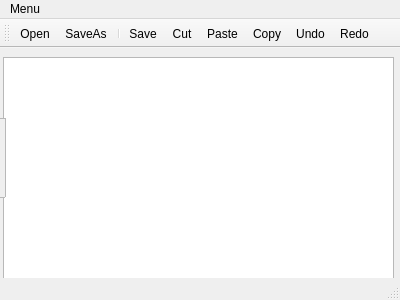
<?xml version="1.0" encoding="UTF-8"?>
<ui version="4.0">
 <class>MainWindow</class>
 <widget class="QMainWindow" name="MainWindow">
  <property name="geometry">
   <rect>
    <x>0</x>
    <y>0</y>
    <width>400</width>
    <height>300</height>
   </rect>
  </property>
  <property name="windowTitle">
   <string>MainWindow</string>
  </property>
  <widget class="QWidget" name="centralWidget">
   <widget class="QTextEdit" name="textEdit">
    <property name="geometry">
     <rect>
      <x>3</x>
      <y>9</y>
      <width>391</width>
      <height>261</height>
     </rect>
    </property>
   </widget>
   <widget class="QScrollArea" name="scrollArea">
    <property name="geometry">
     <rect>
      <x>-10</x>
      <y>70</y>
      <width>16</width>
      <height>80</height>
     </rect>
    </property>
    <property name="widgetResizable">
     <bool>true</bool>
    </property>
    <widget class="QWidget" name="scrollAreaWidgetContents">
     <property name="geometry">
      <rect>
       <x>0</x>
       <y>0</y>
       <width>16</width>
       <height>64</height>
      </rect>
     </property>
    </widget>
   </widget>
  </widget>
  <widget class="QMenuBar" name="menuBar">
   <property name="geometry">
    <rect>
     <x>0</x>
     <y>0</y>
     <width>400</width>
     <height>20</height>
    </rect>
   </property>
   <widget class="QMenu" name="menuMenu">
    <property name="title">
     <string>Menu</string>
    </property>
    <addaction name="separator"/>
    <addaction name="separator"/>
    <addaction name="separator"/>
    <addaction name="actionSave"/>
    <addaction name="actionOpen"/>
    <addaction name="actionCut"/>
    <addaction name="actionCopy"/>
    <addaction name="actionPaste"/>
    <addaction name="actionUndo"/>
    <addaction name="actionRedo"/>
   </widget>
   <addaction name="menuMenu"/>
  </widget>
  <widget class="QToolBar" name="mainToolBar">
   <attribute name="toolBarArea">
    <enum>TopToolBarArea</enum>
   </attribute>
   <attribute name="toolBarBreak">
    <bool>false</bool>
   </attribute>
   <addaction name="actionOpen"/>
   <addaction name="actionSaveAs"/>
   <addaction name="separator"/>
   <addaction name="actionSave"/>
   <addaction name="actionCut"/>
   <addaction name="actionPaste"/>
   <addaction name="actionCopy"/>
   <addaction name="actionUndo"/>
   <addaction name="actionRedo"/>
  </widget>
  <widget class="QStatusBar" name="statusBar"/>
  <action name="actionSave">
   <property name="icon">
    <iconset resource="Notepad-resources.qrc">
     <normaloff>:/icons/save.ico</normaloff>:/icons/save.ico</iconset>
   </property>
   <property name="text">
    <string>Save</string>
   </property>
   <property name="toolTip">
    <string>Save</string>
   </property>
   <property name="shortcut">
    <string>Ctrl+S</string>
   </property>
  </action>
  <action name="actionCut">
   <property name="icon">
    <iconset resource="Notepad-resources.qrc">
     <normaloff>:/icons/cut.ico</normaloff>:/icons/cut.ico</iconset>
   </property>
   <property name="text">
    <string>Cut</string>
   </property>
   <property name="shortcut">
    <string>Ctrl+X</string>
   </property>
  </action>
  <action name="actionCopy">
   <property name="icon">
    <iconset resource="Notepad-resources.qrc">
     <normaloff>:/icons/Apps-text-editor-icon.png</normaloff>:/icons/Apps-text-editor-icon.png</iconset>
   </property>
   <property name="text">
    <string>Copy</string>
   </property>
   <property name="shortcut">
    <string>Ctrl+C</string>
   </property>
  </action>
  <action name="actionPaste">
   <property name="icon">
    <iconset resource="Notepad-resources.qrc">
     <normaloff>:/icons/text-plus-icon.png</normaloff>:/icons/text-plus-icon.png</iconset>
   </property>
   <property name="text">
    <string>Paste</string>
   </property>
   <property name="shortcut">
    <string>Ctrl+V</string>
   </property>
  </action>
  <action name="actionUndo">
   <property name="icon">
    <iconset resource="Notepad-resources.qrc">
     <normaloff>:/icons/Redo.ico</normaloff>:/icons/Redo.ico</iconset>
   </property>
   <property name="text">
    <string>Undo</string>
   </property>
   <property name="shortcut">
    <string>Ctrl+Z</string>
   </property>
  </action>
  <action name="actionRedo">
   <property name="icon">
    <iconset resource="Notepad-resources.qrc">
     <normaloff>:/icons/undo.jpg</normaloff>:/icons/undo.jpg</iconset>
   </property>
   <property name="text">
    <string>Redo</string>
   </property>
   <property name="toolTip">
    <string>Redo</string>
   </property>
   <property name="shortcut">
    <string>Ctrl+Shift+Z</string>
   </property>
  </action>
  <action name="actionOpen">
   <property name="icon">
    <iconset resource="Notepad-resources.qrc">
     <normaloff>:/icons/Apps-text-editor-icon.png</normaloff>:/icons/Apps-text-editor-icon.png</iconset>
   </property>
   <property name="text">
    <string>Open</string>
   </property>
   <property name="shortcut">
    <string>Ctrl+O</string>
   </property>
  </action>
  <action name="actionSaveAs">
   <property name="icon">
    <iconset resource="Notepad-resources.qrc">
     <normaloff>:/icons/MDI-Text-Editor-icon.png</normaloff>:/icons/MDI-Text-Editor-icon.png</iconset>
   </property>
   <property name="text">
    <string>SaveAs</string>
   </property>
  </action>
 </widget>
 <layoutdefault spacing="6" margin="11"/>
 <resources>
  <include location="Notepad-resources.qrc"/>
 </resources>
 <connections/>
</ui>
